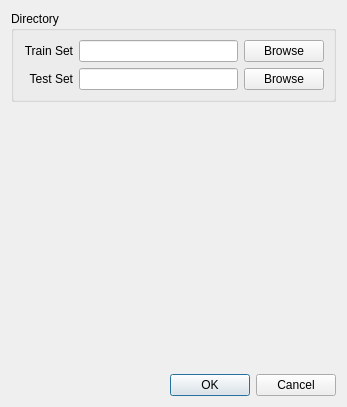
<?xml version="1.0" encoding="UTF-8"?>
<ui version="4.0">
 <class>SettingDialog</class>
 <widget class="QDialog" name="SettingDialog">
  <property name="geometry">
   <rect>
    <x>0</x>
    <y>0</y>
    <width>347</width>
    <height>407</height>
   </rect>
  </property>
  <property name="windowTitle">
   <string>Settings</string>
  </property>
  <layout class="QVBoxLayout" name="verticalLayout">
   <item>
    <widget class="QGroupBox" name="groupBox">
     <property name="title">
      <string>Directory</string>
     </property>
     <layout class="QGridLayout" name="gridLayout">
      <item row="0" column="1">
       <widget class="QLineEdit" name="lineEditTrainSet"/>
      </item>
      <item row="1" column="0">
       <widget class="QLabel" name="label_2">
        <property name="layoutDirection">
         <enum>Qt::LeftToRight</enum>
        </property>
        <property name="text">
         <string>Test Set</string>
        </property>
        <property name="alignment">
         <set>Qt::AlignRight|Qt::AlignTrailing|Qt::AlignVCenter</set>
        </property>
       </widget>
      </item>
      <item row="1" column="1">
       <widget class="QLineEdit" name="lineEditTestSet"/>
      </item>
      <item row="1" column="2">
       <widget class="QPushButton" name="pushButtonTestSetBrowse">
        <property name="text">
         <string>Browse</string>
        </property>
       </widget>
      </item>
      <item row="0" column="2">
       <widget class="QPushButton" name="pushButtonTrainSetBrowse">
        <property name="text">
         <string>Browse</string>
        </property>
        <property name="autoRepeat">
         <bool>false</bool>
        </property>
        <property name="autoExclusive">
         <bool>false</bool>
        </property>
        <property name="default">
         <bool>false</bool>
        </property>
        <property name="flat">
         <bool>false</bool>
        </property>
       </widget>
      </item>
      <item row="0" column="0">
       <widget class="QLabel" name="label">
        <property name="text">
         <string>Train Set</string>
        </property>
        <property name="alignment">
         <set>Qt::AlignRight|Qt::AlignTrailing|Qt::AlignVCenter</set>
        </property>
       </widget>
      </item>
     </layout>
    </widget>
   </item>
   <item>
    <spacer name="verticalSpacer">
     <property name="orientation">
      <enum>Qt::Vertical</enum>
     </property>
     <property name="sizeHint" stdset="0">
      <size>
       <width>20</width>
       <height>40</height>
      </size>
     </property>
    </spacer>
   </item>
   <item>
    <widget class="QDialogButtonBox" name="buttonBox">
     <property name="sizePolicy">
      <sizepolicy hsizetype="Expanding" vsizetype="Fixed">
       <horstretch>0</horstretch>
       <verstretch>0</verstretch>
      </sizepolicy>
     </property>
     <property name="orientation">
      <enum>Qt::Horizontal</enum>
     </property>
     <property name="standardButtons">
      <set>QDialogButtonBox::Cancel|QDialogButtonBox::Ok</set>
     </property>
     <property name="centerButtons">
      <bool>false</bool>
     </property>
    </widget>
   </item>
  </layout>
 </widget>
 <resources/>
 <connections>
  <connection>
   <sender>buttonBox</sender>
   <signal>accepted()</signal>
   <receiver>SettingDialog</receiver>
   <slot>accept()</slot>
   <hints>
    <hint type="sourcelabel">
     <x>248</x>
     <y>254</y>
    </hint>
    <hint type="destinationlabel">
     <x>157</x>
     <y>274</y>
    </hint>
   </hints>
  </connection>
  <connection>
   <sender>buttonBox</sender>
   <signal>rejected()</signal>
   <receiver>SettingDialog</receiver>
   <slot>reject()</slot>
   <hints>
    <hint type="sourcelabel">
     <x>316</x>
     <y>260</y>
    </hint>
    <hint type="destinationlabel">
     <x>286</x>
     <y>274</y>
    </hint>
   </hints>
  </connection>
 </connections>
</ui>
